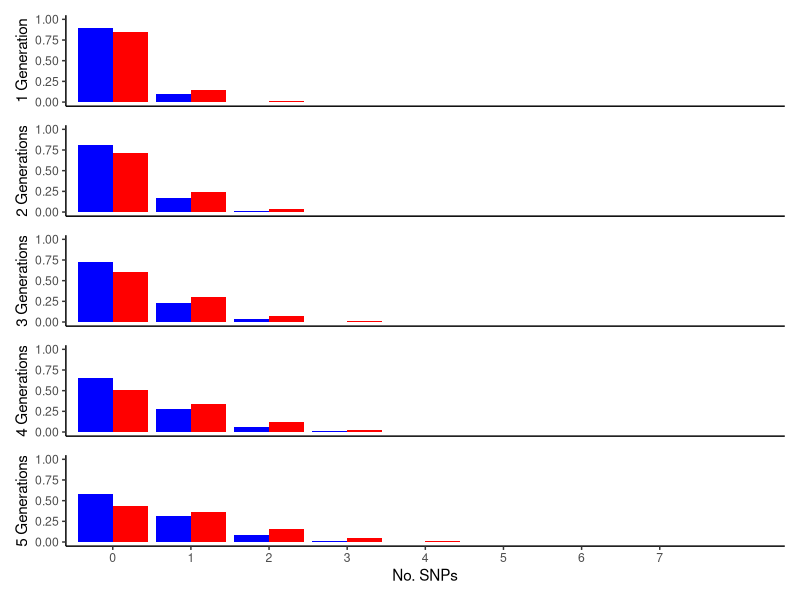

R code for this plot:
library(ggplot2)

sample(1:1000, 1) #216
set.seed(216)

a = rpois(100000, 0.1690)
b = table(a)/sum(table(a))
c = as.data.frame(b)
c$Method = "Novel"
d = rpois(100000, 0.1075)
e = table(d)/sum(table(d))
f = as.data.frame(e)
f$Method = "Clock"
colnames(f) = c("a", "Freq", "Method")
g = rbind(c,f)
p1 = ggplot(data=g, aes(x=a, y=Freq, fill = Method)) + 
  geom_bar(position = "dodge", stat = 'identity') +
  theme_classic() +
  xlab("No. SNPs") + ylab("1 Generation")+
  coord_cartesian(xlim = c(1, 9)) + ylim(0,1)+
  theme(axis.title.x=element_blank(),
        axis.text.x=element_blank(),
        axis.ticks.x=element_blank(),
        legend.position = "none")  +
  scale_fill_manual("", values = c("blue", "red"))

 
a = rpois(100000, 0.1690*2)
b = table(a)/sum(table(a))
c = as.data.frame(b)
c$Method = "Novel"
d = rpois(100000, 0.1075*2)
e = table(d)/sum(table(d))
f = as.data.frame(e)
f$Method = "Clock"
colnames(f) = c("a", "Freq", "Method")
g = rbind(c,f)
p2 = ggplot(data=g, aes(x=a, y=Freq, fill = Method)) + 
  geom_bar(position = "dodge", stat = 'identity') +
  theme_classic() +
  xlab("No. SNPs") + ylab("2 Generations")+
  coord_cartesian(xlim = c(1, 9)) + ylim(0,1)+
  theme(axis.title.x=element_blank(),
        axis.text.x=element_blank(),
        axis.ticks.x=element_blank(),
        legend.position = "none")+
  scale_fill_manual("", values = c("blue", "red"))

a = rpois(100000, 0.1690*3)
b = table(a)/sum(table(a))
c = as.data.frame(b)
c$Method = "Novel"
d = rpois(100000, 0.1075*3)
e = table(d)/sum(table(d))
f = as.data.frame(e)
f$Method = "Clock"
colnames(f) = c("a", "Freq", "Method")
g = rbind(c,f)
p3 = ggplot(data=g, aes(x=a, y=Freq, fill = Method)) + 
  geom_bar(position = "dodge", stat = 'identity') +
  theme_classic() +
  xlab("No. SNPs") + ylab("3 Generations") +
  coord_cartesian(xlim = c(1, 9)) + ylim(0,1)+
  theme(axis.title.x=element_blank(),
        axis.text.x=element_blank(),
        axis.ticks.x=element_blank(),
        legend.position = "none")+
  scale_fill_manual("", values = c("blue", "red"))

a = rpois(100000, 0.1690*4)
b = table(a)/sum(table(a))
c = as.data.frame(b)
c$Method = "Novel"
d = rpois(100000, 0.1075*4)
e = table(d)/sum(table(d))
f = as.data.frame(e)
f$Method = "Clock"
colnames(f) = c("a", "Freq", "Method")
g = rbind(c,f)
p4 = ggplot(data=g, aes(x=a, y=Freq, fill = Method)) + 
  geom_bar(position = "dodge", stat = 'identity') +
  theme_classic() +
  xlab("No. SNPs") + ylab("4 Generations")+
  coord_cartesian(xlim = c(1, 9)) + ylim(0,1)+
  theme(axis.title.x=element_blank(),
        axis.text.x=element_blank(),
        axis.ticks.x=element_blank(),
        legend.position = "none")+
  scale_fill_manual("", values = c("blue", "red"))

a = rpois(100000, 0.1690*5)
b = table(a)/sum(table(a))
c = as.data.frame(b)
c$Method = "Novel"
d = rpois(100000, 0.1075*5)
e = table(d)/sum(table(d))
f = as.data.frame(e)
f$Method = "Clock"
colnames(f) = c("a", "Freq", "Method")
g = rbind(c,f)
p5 = ggplot(data=g, aes(x=a, y=Freq, fill = Method)) + 
  geom_bar(position = "dodge", stat = 'identity') +
  theme_classic() +
  xlab("No. SNPs") + ylab("5 Generations")+
  coord_cartesian(xlim = c(1, 9)) + ylim(0,1)+
  theme(legend.position = "none")+
  scale_fill_manual("", values = c("blue", "red"))

library(patchwork)
p1/p2/p3/p4/p5